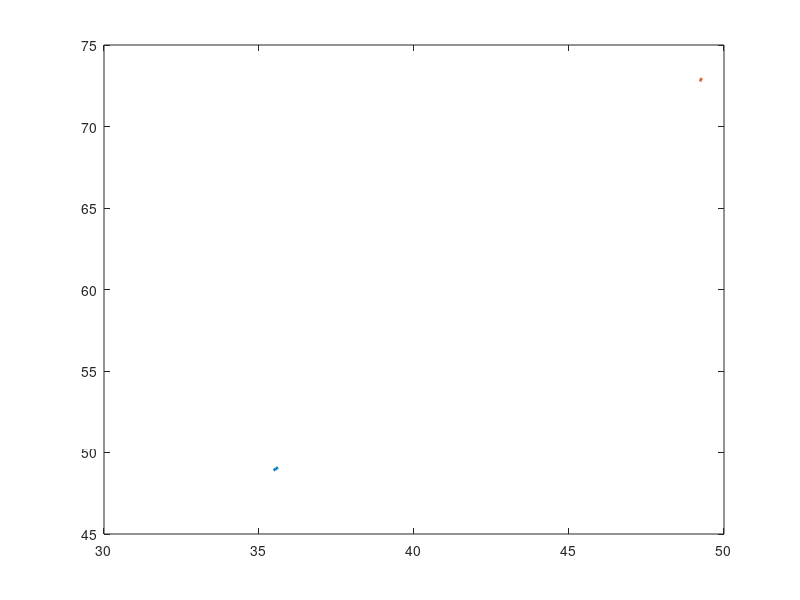

This figure's MATLAB source:
clear
lat= [ 35.47 35.51 35.54 35.58 35.61 49.23 49.25 49.26 49.28];
lon= [ 48.91 48.95 49.00 49.04 49.09 72.77 72.84 72.91 72.97];
tol = 1; % distance > tol indicates discontinuity
dl = diff([lat;lon],1,2); % look up what that command does if you don't know it
euler_dist = sqrt((dl(1,:)+dl(2,:)).^2); % distance between data points
jumpind = [0 euler_dist>tol]; % now if jumpind(i) = true, we know that the 
                 %   point [lat(i) lon(i)] is the first after a jump
blocks = cumsum(jumpind); % points that belong to the same continuous part
                           % have the same value in blocks
% Now just loop over the continuous blocks to draw a separate line for each one
for i=0:blocks(end)
    plot(lat(blocks==i),lon(blocks==i),'LineWidth',2);
    hold on;
end
